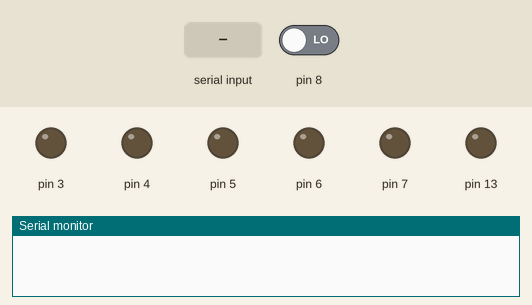
This sketch was run on a simulated Arduino Uno, built with avr-gcc and run on an emulated ATmega328P. On the bench: output pins drawn as LEDs (lit = HIGH), the last lines printed to the serial monitor. Inputs (shaded band) come from the test bench; at power-on: pin 8 LOW.

Above: at 1.2 s.
1.3 s: "ON1\n" received over Serial
At 3.3 s:
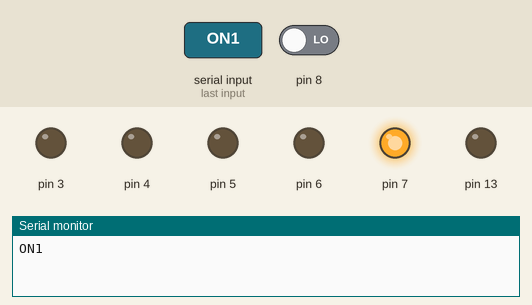
3.8 s: pin 8 driven HIGH
At 4.3 s:
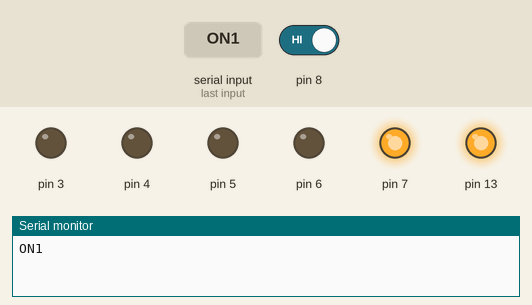
5.3 s: "OFF1\n" received over Serial
At 7.5 s:
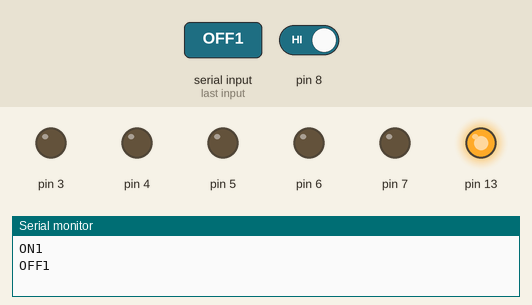
7.8 s: "ON2\n" received over Serial
At 9.4 s:
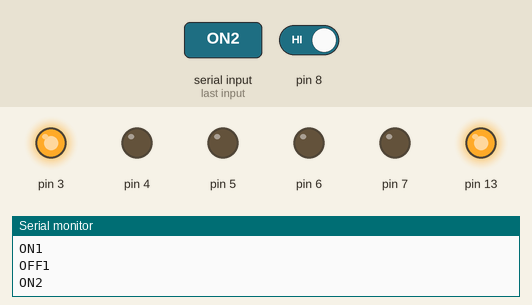
10.3 s: pin 8 driven LOW
At 11.5 s:
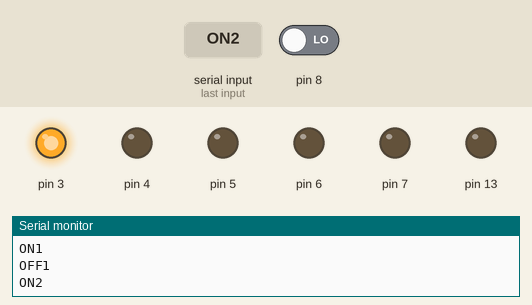
11.8 s: "ON3\n" received over Serial
At 13.7 s:
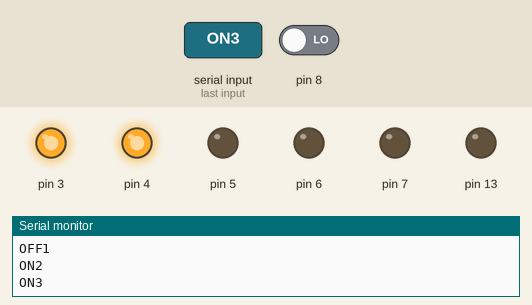
Timing chart, 0 to 15.2 s (numbered marks = the images above; inputs shaded):
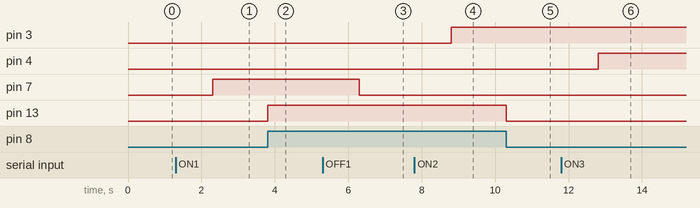

The sketch:

bluetooth.ino
```cpp
String Incoming_value;

void setup()
{
  Serial.begin(9600);

  pinMode(7, OUTPUT);
  pinMode(3, OUTPUT);
  pinMode(4, OUTPUT);
  pinMode(5, OUTPUT);
  pinMode(6, OUTPUT);
    pinMode(13, OUTPUT);
  pinMode(8, INPUT);
}

void loop()
{

  if(digitalRead(8) == HIGH){
    digitalWrite(13,HIGH);
    }else{
      digitalWrite(13,LOW);

      }
  if (Serial.available() > 0)
  {
    Incoming_value = Serial.readString();
    Incoming_value.trim();

    Serial.println(Incoming_value);

    // LED 1
    if (Incoming_value == "ON1")
      digitalWrite(7, HIGH);
    else if (Incoming_value == "OFF1")
      digitalWrite(7, LOW);

    // LED 2
    else if (Incoming_value == "ON2")
      digitalWrite(3, HIGH);
    else if (Incoming_value == "OFF2")
      digitalWrite(3, LOW);

    // LED 3
    else if (Incoming_value == "ON3")
      digitalWrite(4, HIGH);
    else if (Incoming_value == "OFF3")
      digitalWrite(4, LOW);

    // LED 4
    else if (Incoming_value == "ON4")
      digitalWrite(5, HIGH);
    else if (Incoming_value == "OFF4")
      digitalWrite(5, LOW);

    // LED 5
    else if (Incoming_value == "ON5")
      digitalWrite(6, HIGH);
    else if (Incoming_value == "OFF5")
      digitalWrite(6, LOW);

  Serial.print("\n");
  }

//  delay(4000);
}
```

Measured:
- after the input at 1.3 s, pin 7: LOW → HIGH after 1.0 s
- after the input at 3.8 s, pin 13: LOW → HIGH at once
- after the input at 5.3 s, pin 7: HIGH → LOW after 1.0 s
- after the input at 7.8 s, pin 3: LOW → HIGH after 1.0 s
- after the input at 10.3 s, pin 13: HIGH → LOW at once
- after the input at 11.8 s, pin 4: LOW → HIGH after 1.0 s
